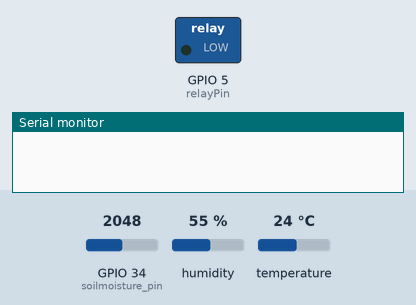
This sketch was run on a simulated ESP32. On the bench: switched loads named in the sketch (green lamp = pin HIGH), the last lines printed to the serial monitor. The inputs (shaded band) are chosen by the test bench; at power-on: GPIO 34 (soilmoisture_pin) = 2048, humidity 55 %, temperature 24 °C. WiFi joins after 1.5 s; servers stay silent unless stated.

Above: at 0.1 s.
At 2.1 s:
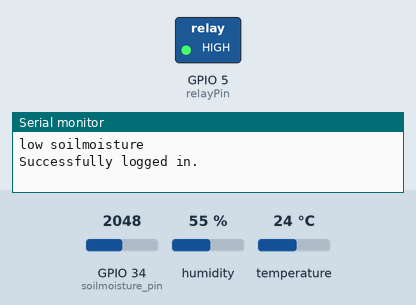
Timing chart, 0 to 3.6 s (numbered marks = the images above):
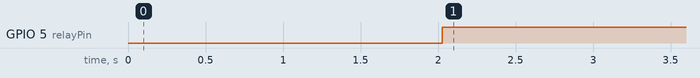

Measured:
- by itself, GPIO 5 (relayPin): LOW → HIGH at 2.0 s

The sketch:

Smart_greenhouse_Management.ino
```cpp
#include <DHT.h>
#include <WiFi.h>
#include <ESP_Mail_Client.h>
#include <ThingSpeak.h>

#define relayPin 5  //  Define Pin of the Relay

// Replace with your network credentials
const char *ssid = "Subdid";
const char *password = "qwertyuiop";
WiFiClient client;

// The smtp host name e.g. smtp.gmail.com for GMail or smtp.office365.com for Outlook or smtp.mail.yahoo.com
#define SMTP_HOST "smtp.gmail.com"
#define SMTP_PORT 465

/* The sign in credentials */
#define AUTHOR_EMAIL "ssanjay3184@gmail.com"
#define AUTHOR_PASSWORD "gdmn tsne hywi zvul"

/* Recipient's email*/
#define RECIPIENT_EMAIL "1nonly.user@gmail.com"

/* Declare the global used SMTPSession object for SMTP transport */
SMTPSession smtp;

// Replace with your ThingSpeak Channel ID and API Key
const unsigned long channelId = 2415163;
const char *apiKey = "02XPAJZZ70BPYVCO";

// DHT sensor setup
#define DHTPIN 15   // Digital pin connected to the DHT sensor
#define DHTTYPE DHT11   // DHT 11
DHT dht(DHTPIN, DHTTYPE);

int soilMoisturePercentage,sensor_analog;
const int soilmoisture_pin = 34;  /* Soil moisture sensor O/P pin */

void setup(){

  pinMode(relayPin,OUTPUT);         // Setting the Pin to output signal

  // Start serial communication
  Serial.begin(115200);

  // Connect to Wi-Fi
  WiFi.begin(ssid, password);
  while (WiFi.status() != WL_CONNECTED) {
    delay(1000);
    Serial.println("Connecting to WiFi...");
  }
  Serial.println("Connected to WiFi");

  // Initialize DHT sensor
  dht.begin();

  /*  Set the network reconnection option */
  MailClient.networkReconnect(true);

  smtp.debug(1);

  // Initialize ThingSpeak
  ThingSpeak.begin(client);

}

/* Callback function to get the Email sending status */
void smtpCallback(SMTP_Status status){
  /* Print the current status */
  Serial.println(status.info());

  /* Print the sending result */
  if (status.success()){

    for (size_t i = 0; i < smtp.sendingResult.size(); i++)
    {
      /* Get the result item */
      SMTP_Result result = smtp.sendingResult.getItem(i);
      ESP_MAIL_PRINTF("Status: %s\n", result.completed ? "success" : "failed");
      ESP_MAIL_PRINTF("Date/Time: %s\n", MailClient.Time.getDateTimeString(result.timestamp, "%B %d, %Y %H:%M:%S").c_str());
      ESP_MAIL_PRINTF("Recipient: %s\n", result.recipients.c_str());
      ESP_MAIL_PRINTF("Subject: %s\n", result.subject.c_str());
    }
    Serial.println("----------------\n");

    // To clear sending result as the memory usage will grow up.
    smtp.sendingResult.clear();
  }
}

void loop(){

  // Read temperature and humidity from DHT sensor
  float temperature = dht.readTemperature();
  float humidity = dht.readHumidity();

  sensor_analog = analogRead(soilmoisture_pin);
  soilMoisturePercentage = ( 100 - ( (sensor_analog/4095.00) * 100 ) );

  // Check if DHT had any reads failed and exit early
  if (isnan(temperature) || isnan(humidity)) {
    Serial.println("Failed to read from DHT sensor!");
    return;
  }

  if (temperature>=27) {
    // Writing value "ON" to the pin
    digitalWrite(relayPin,LOW);
  }
  else{
    digitalWrite(relayPin,HIGH);
  }

  // Print sensor values to Serial Monitor
  Serial.print("Temperature: ");
  Serial.print(temperature);
  Serial.print("°C, Humidity: ");
  Serial.print(humidity);
  Serial.print("%, soil Moisture: ");
  Serial.print(soilMoisturePercentage);
  Serial.println("%");
  Serial.println("");

  if (soilMoisturePercentage<55){
    Serial.println("low soilmoisture");
    /* Declare the message class */
    SMTP_Message message;

    /* Set the message headers */
    message.sender.name = F("ESP");
    message.sender.email = AUTHOR_EMAIL;
    message.subject = F("Smart greenhouse management");
    message.addRecipient(F("Customer"), RECIPIENT_EMAIL);

    //Send raw text message
    String textMsg = "Time to water the plants !!!";
    message.text.content = textMsg.c_str();
    message.text.charSet = "us-ascii";
    message.text.transfer_encoding = Content_Transfer_Encoding::enc_7bit;

    message.priority = esp_mail_smtp_priority::esp_mail_smtp_priority_low;
    message.response.notify = esp_mail_smtp_notify_success | esp_mail_smtp_notify_failure | esp_mail_smtp_notify_delay;

    /* Declare the Session_Config for user defined session credentials */
    Session_Config config;

    /* Set the session config */
    config.server.host_name = SMTP_HOST;
    config.server.port = SMTP_PORT;
    config.login.email = AUTHOR_EMAIL;
    config.login.password = AUTHOR_PASSWORD;
    config.login.user_domain = "";

    config.time.ntp_server = F("pool.ntp.org,time.nist.gov");
    config.time.gmt_offset = 3;
    config.time.day_light_offset = 0;

    /* Connect to the server */
    if (!smtp.connect(&config)){
      ESP_MAIL_PRINTF("Connection error, Status Code: %d, Error Code: %d, Reason: %s", smtp.statusCode(), smtp.errorCode(), smtp.errorReason().c_str());
      return;
    }

    if (!smtp.isLoggedIn()){
      Serial.println("\nNot yet logged in.");
    }
    else{
      if (smtp.isAuthenticated())
        Serial.println("\nSuccessfully logged in.");
      else
        Serial.println("\nConnected with no Auth.");
    }

    /* Start sending Email and close the session */
    if (!MailClient.sendMail(&smtp, &message)){
      ESP_MAIL_PRINTF("Error, Status Code: %d, Error Code: %d, Reason: %s", smtp.statusCode(), smtp.errorCode(), smtp.errorReason().c_str());
    }
  }

  // set the fields with the values
  ThingSpeak.setField(1, temperature);
  ThingSpeak.setField(2, humidity);
  ThingSpeak.setField(3, soilMoisturePercentage);
  // Update ThingSpeak channel with sensors data
  ThingSpeak.writeFields(channelId, apiKey);

  // Wait for 10 seconds before updating again
  delay(10000);
}
```
